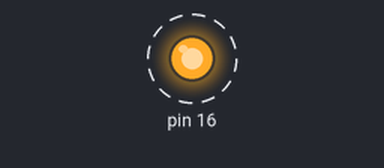
The sketch below on a simulated Arduino Uno, built with avr-gcc and run on an emulated ATmega328P. On the bench: output pins drawn as LEDs (lit = HIGH). Dashed ring = blinking.

Above: at 0.5 s.
Timing chart, 0 to 4.6 s (numbered marks = the images above):
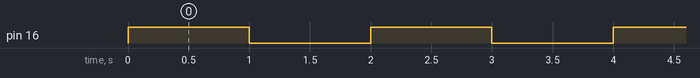

Measured:
- by itself, pin 16: alternates HIGH for 1.0 s and LOW for 1.0 s

The sketch:

2_Program_Blink_Lampu.ino
```cpp
void setup() {
 pinMode (16, OUTPUT);
}

void loop() {
 digitalWrite (16,HIGH);
 delay(1000);
 digitalWrite (16,LOW);
 delay(1000);
}
```
